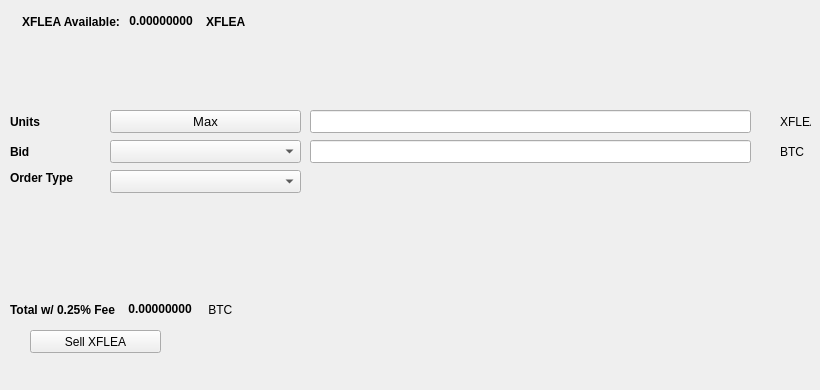
   <widget class="QWidget" name="SellTab">
    <attribute name="title">
     <string>Sell</string>
    </attribute>
    <widget class="QLabel" name="label_16">
     <property name="geometry">
      <rect>
       <x>780</x>
       <y>140</y>
       <width>31</width>
       <height>23</height>
      </rect>
     </property>
     <property name="text">
      <string>BTC</string>
     </property>
    </widget>
    <widget class="QComboBox" name="SellBidcomboBox">
     <property name="geometry">
      <rect>
       <x>110</x>
       <y>140</y>
       <width>191</width>
       <height>23</height>
      </rect>
     </property>
     <property name="font">
      <font>
       <pointsize>10</pointsize>
      </font>
     </property>
    </widget>
    <widget class="QLabel" name="label_18">
     <property name="geometry">
      <rect>
       <x>10</x>
       <y>110</y>
       <width>46</width>
       <height>23</height>
      </rect>
     </property>
     <property name="font">
      <font>
       <weight>75</weight>
       <bold>true</bold>
      </font>
     </property>
     <property name="text">
      <string>Units</string>
     </property>
    </widget>
    <widget class="QPushButton" name="Sell_Max_Amount">
     <property name="geometry">
      <rect>
       <x>110</x>
       <y>110</y>
       <width>191</width>
       <height>23</height>
      </rect>
     </property>
     <property name="font">
      <font>
       <pointsize>10</pointsize>
      </font>
     </property>
     <property name="text">
      <string>Max</string>
     </property>
    </widget>
    <widget class="QLabel" name="label_20">
     <property name="geometry">
      <rect>
       <x>10</x>
       <y>170</y>
       <width>91</width>
       <height>16</height>
      </rect>
     </property>
     <property name="font">
      <font>
       <weight>75</weight>
       <bold>true</bold>
      </font>
     </property>
     <property name="text">
      <string>Order Type</string>
     </property>
    </widget>
    <widget class="QComboBox" name="SellOrdertypeCombo">
     <property name="geometry">
      <rect>
       <x>110</x>
       <y>170</y>
       <width>191</width>
       <height>23</height>
      </rect>
     </property>
     <property name="font">
      <font>
       <pointsize>10</pointsize>
      </font>
     </property>
    </widget>
    <widget class="QLabel" name="label_21">
     <property name="geometry">
      <rect>
       <x>10</x>
       <y>140</y>
       <width>46</width>
       <height>23</height>
      </rect>
     </property>
     <property name="font">
      <font>
       <weight>75</weight>
       <bold>true</bold>
      </font>
     </property>
     <property name="text">
      <string>Bid</string>
     </property>
    </widget>
    <widget class="QLabel" name="label_22">
     <property name="geometry">
      <rect>
       <x>780</x>
       <y>110</y>
       <width>31</width>
       <height>23</height>
      </rect>
     </property>
     <property name="text">
      <string>XFLEA</string>
     </property>
    </widget>
    <widget class="QLineEdit" name="UnitsInputXFLEA">
     <property name="geometry">
      <rect>
       <x>310</x>
       <y>110</y>
       <width>441</width>
       <height>23</height>
      </rect>
     </property>
     <property name="font">
      <font>
       <pointsize>9</pointsize>
       <weight>75</weight>
       <bold>true</bold>
      </font>
     </property>
    </widget>
    <widget class="QLineEdit" name="SellBidPriceEdit">
     <property name="geometry">
      <rect>
       <x>310</x>
       <y>140</y>
       <width>441</width>
       <height>23</height>
      </rect>
     </property>
     <property name="font">
      <font>
       <pointsize>9</pointsize>
       <weight>75</weight>
       <bold>true</bold>
      </font>
     </property>
    </widget>
    <widget class="QPushButton" name="SellXFLEABTN">
     <property name="geometry">
      <rect>
       <x>30</x>
       <y>330</y>
       <width>131</width>
       <height>23</height>
      </rect>
     </property>
     <property name="text">
      <string>Sell XFLEA</string>
     </property>
     <property name="icon">
      <iconset resource="../zxflea">
       <normaloff>:/icons/bitcoin</normaloff>:/icons/bitcoin</iconset>
     </property>
    </widget>
    <widget class="QWidget" name="layoutWidget3">
     <property name="geometry">
      <rect>
       <x>22</x>
       <y>12</y>
       <width>258</width>
       <height>19</height>
      </rect>
     </property>
     <layout class="QHBoxLayout" name="horizontalLayout">
      <item>
       <widget class="QLabel" name="label232_2">
        <property name="font">
         <font>
          <weight>75</weight>
          <bold>true</bold>
         </font>
        </property>
        <property name="text">
         <string>XFLEA Available:</string>
        </property>
       </widget>
      </item>
      <item>
       <widget class="QLabel" name="XFLEAAvailableLabel">
        <property name="palette">
         <palette>
          <active>
           <colorrole role="WindowText">
            <brush brushstyle="SolidPattern">
             <color alpha="255">
              <red>0</red>
              <green>0</green>
              <blue>0</blue>
             </color>
            </brush>
           </colorrole>
           <colorrole role="Button">
            <brush brushstyle="SolidPattern">
             <color alpha="255">
              <red>0</red>
              <green>170</green>
              <blue>0</blue>
             </color>
            </brush>
           </colorrole>
           <colorrole role="Light">
            <brush brushstyle="SolidPattern">
             <color alpha="255">
              <red>0</red>
              <green>255</green>
              <blue>0</blue>
             </color>
            </brush>
           </colorrole>
           <colorrole role="Midlight">
            <brush brushstyle="SolidPattern">
             <color alpha="255">
              <red>0</red>
              <green>212</green>
              <blue>0</blue>
             </color>
            </brush>
           </colorrole>
           <colorrole role="Dark">
            <brush brushstyle="SolidPattern">
             <color alpha="255">
              <red>0</red>
              <green>85</green>
              <blue>0</blue>
             </color>
            </brush>
           </colorrole>
           <colorrole role="Mid">
            <brush brushstyle="SolidPattern">
             <color alpha="255">
              <red>0</red>
              <green>113</green>
              <blue>0</blue>
             </color>
            </brush>
           </colorrole>
           <colorrole role="Text">
            <brush brushstyle="SolidPattern">
             <color alpha="255">
              <red>0</red>
              <green>170</green>
              <blue>0</blue>
             </color>
            </brush>
           </colorrole>
           <colorrole role="BrightText">
            <brush brushstyle="SolidPattern">
             <color alpha="255">
              <red>255</red>
              <green>255</green>
              <blue>255</blue>
             </color>
            </brush>
           </colorrole>
           <colorrole role="ButtonText">
            <brush brushstyle="SolidPattern">
             <color alpha="255">
              <red>0</red>
              <green>0</green>
              <blue>0</blue>
             </color>
            </brush>
           </colorrole>
           <colorrole role="Base">
            <brush brushstyle="SolidPattern">
             <color alpha="255">
              <red>255</red>
              <green>255</green>
              <blue>255</blue>
             </color>
            </brush>
           </colorrole>
           <colorrole role="Window">
            <brush brushstyle="SolidPattern">
             <color alpha="255">
              <red>0</red>
              <green>170</green>
              <blue>0</blue>
             </color>
            </brush>
           </colorrole>
           <colorrole role="Shadow">
            <brush brushstyle="SolidPattern">
             <color alpha="255">
              <red>0</red>
              <green>0</green>
              <blue>0</blue>
             </color>
            </brush>
           </colorrole>
           <colorrole role="AlternateBase">
            <brush brushstyle="SolidPattern">
             <color alpha="255">
              <red>127</red>
              <green>212</green>
              <blue>127</blue>
             </color>
            </brush>
           </colorrole>
           <colorrole role="ToolTipBase">
            <brush brushstyle="SolidPattern">
             <color alpha="255">
              <red>255</red>
              <green>255</green>
              <blue>220</blue>
             </color>
            </brush>
           </colorrole>
           <colorrole role="ToolTipText">
            <brush brushstyle="SolidPattern">
             <color alpha="255">
              <red>0</red>
              <green>0</green>
              <blue>0</blue>
             </color>
            </brush>
           </colorrole>
          </active>
          <inactive>
           <colorrole role="WindowText">
            <brush brushstyle="SolidPattern">
             <color alpha="255">
              <red>0</red>
              <green>0</green>
              <blue>0</blue>
             </color>
            </brush>
           </colorrole>
           <colorrole role="Button">
            <brush brushstyle="SolidPattern">
             <color alpha="255">
              <red>0</red>
              <green>170</green>
              <blue>0</blue>
             </color>
            </brush>
           </colorrole>
           <colorrole role="Light">
            <brush brushstyle="SolidPattern">
             <color alpha="255">
              <red>0</red>
              <green>255</green>
              <blue>0</blue>
             </color>
            </brush>
           </colorrole>
           <colorrole role="Midlight">
            <brush brushstyle="SolidPattern">
             <color alpha="255">
              <red>0</red>
              <green>212</green>
              <blue>0</blue>
             </color>
            </brush>
           </colorrole>
           <colorrole role="Dark">
            <brush brushstyle="SolidPattern">
             <color alpha="255">
              <red>0</red>
              <green>85</green>
              <blue>0</blue>
             </color>
            </brush>
           </colorrole>
           <colorrole role="Mid">
            <brush brushstyle="SolidPattern">
             <color alpha="255">
              <red>0</red>
              <green>113</green>
              <blue>0</blue>
             </color>
            </brush>
           </colorrole>
           <colorrole role="Text">
            <brush brushstyle="SolidPattern">
             <color alpha="255">
              <red>0</red>
              <green>170</green>
              <blue>0</blue>
             </color>
            </brush>
           </colorrole>
           <colorrole role="BrightText">
            <brush brushstyle="SolidPattern">
             <color alpha="255">
              <red>255</red>
              <green>255</green>
              <blue>255</blue>
             </color>
            </brush>
           </colorrole>
           <colorrole role="ButtonText">
            <brush brushstyle="SolidPattern">
             <color alpha="255">
              <red>0</red>
              <green>0</green>
              <blue>0</blue>
             </color>
            </brush>
           </colorrole>
           <colorrole role="Base">
            <brush brushstyle="SolidPattern">
             <color alpha="255">
              <red>255</red>
              <green>255</green>
              <blue>255</blue>
             </color>
            </brush>
           </colorrole>
           <colorrole role="Window">
            <brush brushstyle="SolidPattern">
             <color alpha="255">
              <red>0</red>
              <green>170</green>
              <blue>0</blue>
             </color>
            </brush>
           </colorrole>
           <colorrole role="Shadow">
            <brush brushstyle="SolidPattern">
             <color alpha="255">
              <red>0</red>
              <green>0</green>
              <blue>0</blue>
             </color>
            </brush>
           </colorrole>
           <colorrole role="AlternateBase">
            <brush brushstyle="SolidPattern">
             <color alpha="255">
              <red>127</red>
              <green>212</green>
              <blue>127</blue>
             </color>
            </brush>
           </colorrole>
           <colorrole role="ToolTipBase">
            <brush brushstyle="SolidPattern">
             <color alpha="255">
              <red>255</red>
              <green>255</green>
              <blue>220</blue>
             </color>
            </brush>
           </colorrole>
           <colorrole role="ToolTipText">
            <brush brushstyle="SolidPattern">
             <color alpha="255">
              <red>0</red>
              <green>0</green>
              <blue>0</blue>
             </color>
            </brush>
           </colorrole>
          </inactive>
          <disabled>
           <colorrole role="WindowText">
            <brush brushstyle="SolidPattern">
             <color alpha="255">
              <red>0</red>
              <green>85</green>
              <blue>0</blue>
             </color>
            </brush>
           </colorrole>
           <colorrole role="Button">
            <brush brushstyle="SolidPattern">
             <color alpha="255">
              <red>0</red>
              <green>170</green>
              <blue>0</blue>
             </color>
            </brush>
           </colorrole>
           <colorrole role="Light">
            <brush brushstyle="SolidPattern">
             <color alpha="255">
              <red>0</red>
              <green>255</green>
              <blue>0</blue>
             </color>
            </brush>
           </colorrole>
           <colorrole role="Midlight">
            <brush brushstyle="SolidPattern">
             <color alpha="255">
              <red>0</red>
              <green>212</green>
              <blue>0</blue>
             </color>
            </brush>
           </colorrole>
           <colorrole role="Dark">
            <brush brushstyle="SolidPattern">
             <color alpha="255">
              <red>0</red>
              <green>85</green>
              <blue>0</blue>
             </color>
            </brush>
           </colorrole>
           <colorrole role="Mid">
            <brush brushstyle="SolidPattern">
             <color alpha="255">
              <red>0</red>
              <green>113</green>
              <blue>0</blue>
             </color>
            </brush>
           </colorrole>
           <colorrole role="Text">
            <brush brushstyle="SolidPattern">
             <color alpha="255">
              <red>0</red>
              <green>85</green>
              <blue>0</blue>
             </color>
            </brush>
           </colorrole>
           <colorrole role="BrightText">
            <brush brushstyle="SolidPattern">
             <color alpha="255">
              <red>255</red>
              <green>255</green>
              <blue>255</blue>
             </color>
            </brush>
           </colorrole>
           <colorrole role="ButtonText">
            <brush brushstyle="SolidPattern">
             <color alpha="255">
              <red>0</red>
              <green>85</green>
              <blue>0</blue>
             </color>
            </brush>
           </colorrole>
           <colorrole role="Base">
            <brush brushstyle="SolidPattern">
             <color alpha="255">
              <red>0</red>
              <green>170</green>
              <blue>0</blue>
             </color>
            </brush>
           </colorrole>
           <colorrole role="Window">
            <brush brushstyle="SolidPattern">
             <color alpha="255">
              <red>0</red>
              <green>170</green>
              <blue>0</blue>
             </color>
            </brush>
           </colorrole>
           <colorrole role="Shadow">
            <brush brushstyle="SolidPattern">
             <color alpha="255">
              <red>0</red>
              <green>0</green>
              <blue>0</blue>
             </color>
            </brush>
           </colorrole>
           <colorrole role="AlternateBase">
            <brush brushstyle="SolidPattern">
             <color alpha="255">
              <red>0</red>
              <green>170</green>
              <blue>0</blue>
             </color>
            </brush>
           </colorrole>
           <colorrole role="ToolTipBase">
            <brush brushstyle="SolidPattern">
             <color alpha="255">
              <red>255</red>
              <green>255</green>
              <blue>220</blue>
             </color>
            </brush>
           </colorrole>
           <colorrole role="ToolTipText">
            <brush brushstyle="SolidPattern">
             <color alpha="255">
              <red>0</red>
              <green>0</green>
              <blue>0</blue>
             </color>
            </brush>
           </colorrole>
          </disabled>
         </palette>
        </property>
        <property name="font">
         <font>
          <weight>75</weight>
          <bold>true</bold>
         </font>
        </property>
        <property name="text">
         <string> 0.00000000 </string>
        </property>
        <property name="textInteractionFlags">
         <set>Qt::LinksAccessibleByMouse|Qt::TextSelectableByKeyboard|Qt::TextSelectableByMouse</set>
        </property>
       </widget>
      </item>
      <item>
       <widget class="QLabel" name="labelXFLEA">
        <property name="font">
         <font>
          <weight>75</weight>
          <bold>true</bold>
         </font>
        </property>
        <property name="text">
         <string>XFLEA</string>
        </property>
       </widget>
      </item>
     </layout>
    </widget>
    <widget class="QWidget" name="layoutWidget">
     <property name="geometry">
      <rect>
       <x>10</x>
       <y>300</y>
       <width>268</width>
       <height>19</height>
      </rect>
     </property>
     <layout class="QHBoxLayout" name="horizontalLayout_2">
      <item>
       <widget class="QLabel" name="label_19">
        <property name="font">
         <font>
          <weight>75</weight>
          <bold>true</bold>
         </font>
        </property>
        <property name="text">
         <string>Total w/ 0.25% Fee </string>
        </property>
       </widget>
      </item>
      <item>
       <widget class="QLabel" name="SellCostLabel">
        <property name="palette">
         <palette>
          <active>
           <colorrole role="WindowText">
            <brush brushstyle="SolidPattern">
             <color alpha="255">
              <red>0</red>
              <green>0</green>
              <blue>0</blue>
             </color>
            </brush>
           </colorrole>
           <colorrole role="Button">
            <brush brushstyle="SolidPattern">
             <color alpha="255">
              <red>0</red>
              <green>170</green>
              <blue>0</blue>
             </color>
            </brush>
           </colorrole>
           <colorrole role="Light">
            <brush brushstyle="SolidPattern">
             <color alpha="255">
              <red>0</red>
              <green>255</green>
              <blue>0</blue>
             </color>
            </brush>
           </colorrole>
           <colorrole role="Midlight">
            <brush brushstyle="SolidPattern">
             <color alpha="255">
              <red>0</red>
              <green>212</green>
              <blue>0</blue>
             </color>
            </brush>
           </colorrole>
           <colorrole role="Dark">
            <brush brushstyle="SolidPattern">
             <color alpha="255">
              <red>0</red>
              <green>85</green>
              <blue>0</blue>
             </color>
            </brush>
           </colorrole>
           <colorrole role="Mid">
            <brush brushstyle="SolidPattern">
             <color alpha="255">
              <red>0</red>
              <green>113</green>
              <blue>0</blue>
             </color>
            </brush>
           </colorrole>
           <colorrole role="Text">
            <brush brushstyle="SolidPattern">
             <color alpha="255">
              <red>0</red>
              <green>170</green>
              <blue>0</blue>
             </color>
            </brush>
           </colorrole>
           <colorrole role="BrightText">
            <brush brushstyle="SolidPattern">
             <color alpha="255">
              <red>255</red>
              <green>255</green>
              <blue>255</blue>
             </color>
            </brush>
           </colorrole>
           <colorrole role="ButtonText">
            <brush brushstyle="SolidPattern">
             <color alpha="255">
              <red>0</red>
              <green>0</green>
              <blue>0</blue>
             </color>
            </brush>
           </colorrole>
           <colorrole role="Base">
            <brush brushstyle="SolidPattern">
             <color alpha="255">
              <red>255</red>
              <green>255</green>
              <blue>255</blue>
             </color>
            </brush>
           </colorrole>
           <colorrole role="Window">
            <brush brushstyle="SolidPattern">
             <color alpha="255">
              <red>0</red>
              <green>170</green>
              <blue>0</blue>
             </color>
            </brush>
           </colorrole>
           <colorrole role="Shadow">
            <brush brushstyle="SolidPattern">
             <color alpha="255">
              <red>0</red>
              <green>0</green>
              <blue>0</blue>
             </color>
            </brush>
           </colorrole>
           <colorrole role="AlternateBase">
            <brush brushstyle="SolidPattern">
             <color alpha="255">
              <red>127</red>
              <green>212</green>
              <blue>127</blue>
             </color>
            </brush>
           </colorrole>
           <colorrole role="ToolTipBase">
            <brush brushstyle="SolidPattern">
             <color alpha="255">
              <red>255</red>
              <green>255</green>
              <blue>220</blue>
             </color>
            </brush>
           </colorrole>
           <colorrole role="ToolTipText">
            <brush brushstyle="SolidPattern">
             <color alpha="255">
              <red>0</red>
              <green>0</green>
              <blue>0</blue>
             </color>
            </brush>
           </colorrole>
          </active>
          <inactive>
           <colorrole role="WindowText">
            <brush brushstyle="SolidPattern">
             <color alpha="255">
              <red>0</red>
              <green>0</green>
              <blue>0</blue>
             </color>
            </brush>
           </colorrole>
           <colorrole role="Button">
            <brush brushstyle="SolidPattern">
             <color alpha="255">
              <red>0</red>
              <green>170</green>
              <blue>0</blue>
             </color>
            </brush>
           </colorrole>
           <colorrole role="Light">
            <brush brushstyle="SolidPattern">
             <color alpha="255">
              <red>0</red>
              <green>255</green>
              <blue>0</blue>
             </color>
            </brush>
           </colorrole>
           <colorrole role="Midlight">
            <brush brushstyle="SolidPattern">
             <color alpha="255">
              <red>0</red>
              <green>212</green>
              <blue>0</blue>
             </color>
            </brush>
           </colorrole>
           <colorrole role="Dark">
            <brush brushstyle="SolidPattern">
             <color alpha="255">
              <red>0</red>
              <green>85</green>
              <blue>0</blue>
             </color>
            </brush>
           </colorrole>
           <colorrole role="Mid">
            <brush brushstyle="SolidPattern">
             <color alpha="255">
              <red>0</red>
              <green>113</green>
              <blue>0</blue>
             </color>
            </brush>
           </colorrole>
           <colorrole role="Text">
            <brush brushstyle="SolidPattern">
             <color alpha="255">
              <red>0</red>
              <green>170</green>
              <blue>0</blue>
             </color>
            </brush>
           </colorrole>
           <colorrole role="BrightText">
            <brush brushstyle="SolidPattern">
             <color alpha="255">
              <red>255</red>
              <green>255</green>
              <blue>255</blue>
             </color>
            </brush>
           </colorrole>
           <colorrole role="ButtonText">
            <brush brushstyle="SolidPattern">
             <color alpha="255">
              <red>0</red>
              <green>0</green>
              <blue>0</blue>
             </color>
            </brush>
           </colorrole>
           <colorrole role="Base">
            <brush brushstyle="SolidPattern">
             <color alpha="255">
              <red>255</red>
              <green>255</green>
              <blue>255</blue>
             </color>
            </brush>
           </colorrole>
           <colorrole role="Window">
            <brush brushstyle="SolidPattern">
             <color alpha="255">
              <red>0</red>
              <green>170</green>
              <blue>0</blue>
             </color>
            </brush>
           </colorrole>
           <colorrole role="Shadow">
            <brush brushstyle="SolidPattern">
             <color alpha="255">
              <red>0</red>
              <green>0</green>
              <blue>0</blue>
             </color>
            </brush>
           </colorrole>
           <colorrole role="AlternateBase">
            <brush brushstyle="SolidPattern">
             <color alpha="255">
              <red>127</red>
              <green>212</green>
              <blue>127</blue>
             </color>
            </brush>
           </colorrole>
           <colorrole role="ToolTipBase">
            <brush brushstyle="SolidPattern">
             <color alpha="255">
              <red>255</red>
              <green>255</green>
              <blue>220</blue>
             </color>
            </brush>
           </colorrole>
           <colorrole role="ToolTipText">
            <brush brushstyle="SolidPattern">
             <color alpha="255">
              <red>0</red>
              <green>0</green>
              <blue>0</blue>
             </color>
            </brush>
           </colorrole>
          </inactive>
          <disabled>
           <colorrole role="WindowText">
            <brush brushstyle="SolidPattern">
             <color alpha="255">
              <red>0</red>
              <green>85</green>
              <blue>0</blue>
             </color>
            </brush>
           </colorrole>
           <colorrole role="Button">
            <brush brushstyle="SolidPattern">
             <color alpha="255">
              <red>0</red>
              <green>170</green>
              <blue>0</blue>
             </color>
            </brush>
           </colorrole>
           <colorrole role="Light">
            <brush brushstyle="SolidPattern">
             <color alpha="255">
              <red>0</red>
              <green>255</green>
              <blue>0</blue>
             </color>
            </brush>
           </colorrole>
           <colorrole role="Midlight">
            <brush brushstyle="SolidPattern">
             <color alpha="255">
              <red>0</red>
              <green>212</green>
              <blue>0</blue>
             </color>
            </brush>
           </colorrole>
           <colorrole role="Dark">
            <brush brushstyle="SolidPattern">
             <color alpha="255">
              <red>0</red>
              <green>85</green>
              <blue>0</blue>
             </color>
            </brush>
           </colorrole>
           <colorrole role="Mid">
            <brush brushstyle="SolidPattern">
             <color alpha="255">
              <red>0</red>
              <green>113</green>
              <blue>0</blue>
             </color>
            </brush>
           </colorrole>
           <colorrole role="Text">
            <brush brushstyle="SolidPattern">
             <color alpha="255">
              <red>0</red>
              <green>85</green>
              <blue>0</blue>
             </color>
            </brush>
           </colorrole>
           <colorrole role="BrightText">
            <brush brushstyle="SolidPattern">
             <color alpha="255">
              <red>255</red>
              <green>255</green>
              <blue>255</blue>
             </color>
            </brush>
           </colorrole>
           <colorrole role="ButtonText">
            <brush brushstyle="SolidPattern">
             <color alpha="255">
              <red>0</red>
              <green>85</green>
              <blue>0</blue>
             </color>
            </brush>
           </colorrole>
           <colorrole role="Base">
            <brush brushstyle="SolidPattern">
             <color alpha="255">
              <red>0</red>
              <green>170</green>
              <blue>0</blue>
             </color>
            </brush>
           </colorrole>
           <colorrole role="Window">
            <brush brushstyle="SolidPattern">
             <color alpha="255">
              <red>0</red>
              <green>170</green>
              <blue>0</blue>
             </color>
            </brush>
           </colorrole>
           <colorrole role="Shadow">
            <brush brushstyle="SolidPattern">
             <color alpha="255">
              <red>0</red>
              <green>0</green>
              <blue>0</blue>
             </color>
            </brush>
           </colorrole>
           <colorrole role="AlternateBase">
            <brush brushstyle="SolidPattern">
             <color alpha="255">
              <red>0</red>
              <green>170</green>
              <blue>0</blue>
             </color>
            </brush>
           </colorrole>
           <colorrole role="ToolTipBase">
            <brush brushstyle="SolidPattern">
             <color alpha="255">
              <red>255</red>
              <green>255</green>
              <blue>220</blue>
             </color>
            </brush>
           </colorrole>
           <colorrole role="ToolTipText">
            <brush brushstyle="SolidPattern">
             <color alpha="255">
              <red>0</red>
              <green>0</green>
              <blue>0</blue>
             </color>
            </brush>
           </colorrole>
          </disabled>
         </palette>
        </property>
        <property name="font">
         <font>
          <weight>75</weight>
          <bold>true</bold>
         </font>
        </property>
        <property name="autoFillBackground">
         <bool>false</bool>
        </property>
        <property name="text">
         <string> 0.00000000</string>
        </property>
        <property name="textInteractionFlags">
         <set>Qt::LinksAccessibleByMouse|Qt::TextSelectableByMouse</set>
        </property>
       </widget>
      </item>
      <item>
       <widget class="QLabel" name="label_17">
        <property name="font">
         <font>
          <weight>50</weight>
          <bold>false</bold>
         </font>
        </property>
        <property name="text">
         <string> BTC</string>
        </property>
       </widget>
      </item>
     </layout>
    </widget>
    <widget class="QLabel" name="label_23">
     <property name="geometry">
      <rect>
       <x>460</x>
       <y>300</y>
       <width>281</width>
       <height>81</height>
      </rect>
     </property>
     <property name="text">
      <string/>
     </property>
     <property name="pixmap">
      <pixmap>:/images/bittrex</pixmap>
     </property>
    </widget>
   </widget>
